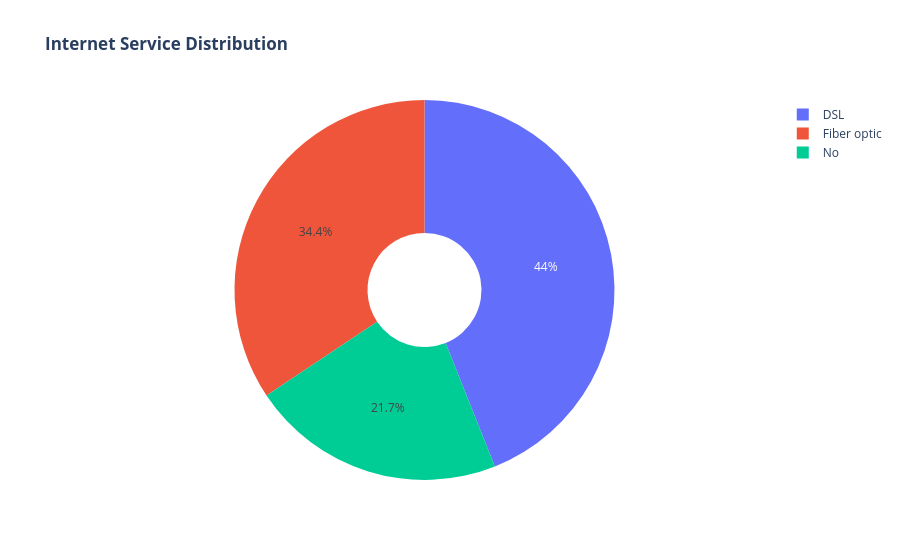
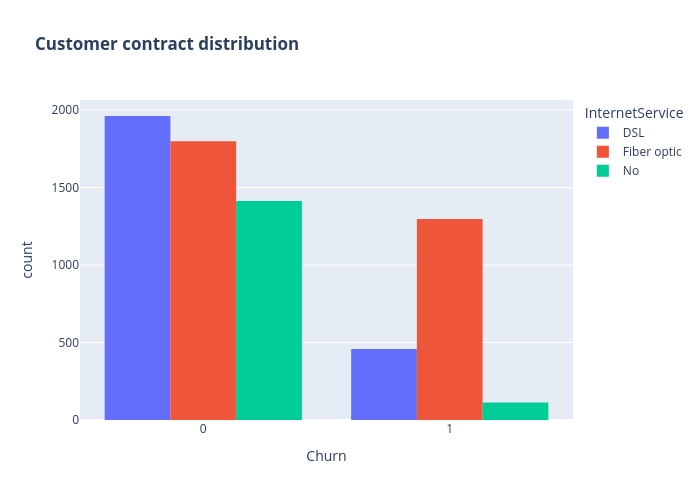

The cell these charts' notebook holds for them, in order:
### Code cell
labels = data_set['InternetService'].unique()
values = data_set['InternetService'].value_counts()

fig = go.Figure(data=[go.Pie(labels=labels, values=values, hole=.3)])
fig.update_layout(title_text="<b>Internet Service Distribution</b>")
fig.show()
fig = px.histogram(data_set, x="Churn", color = "InternetService", barmode = "group", title = "<b>Customer contract distribution<b>")
fig.update_layout(width=700, height=500, bargap=0.2)
fig.show()

### Figure 1 — Plotly figure (JSON) as saved in the notebook; plotly's stock layout.template omitted (floating-point values rounded to 4 significant figures)
{"data": [{"hole": 0.3, "labels": ["DSL", "Fiber optic", "No"], "type": "pie", "values": [3096, 2421, 1526]}], "layout": {"title": {"text": "<b>Internet Service Distribution</b>"}}}

### Figure 2 — Plotly figure (JSON) as saved in the notebook; plotly's stock layout.template omitted (floating-point values rounded to 4 significant figures; data arrays with more than 128 entries replaced by an {"elided": "..."} marker saying what was removed)
{"data": [{"alignmentgroup": "True", "bingroup": "x", "hovertemplate": "InternetService=DSL<br>Churn=%{x}<br>count=%{y}<extra></extra>", "legendgroup": "DSL", "marker": {"color": "#636efa", "pattern": {"shape": ""}}, "name": "DSL", "offsetgroup": "DSL", "orientation": "v", "showlegend": true, "type": "histogram", "x": {"elided": "2421 int values"}, "xaxis": "x", "yaxis": "y"}, {"alignmentgroup": "True", "bingroup": "x", "hovertemplate": "InternetService=Fiber optic<br>Churn=%{x}<br>count=%{y}<extra></extra>", "legendgroup": "Fiber optic", "marker": {"color": "#EF553B", "pattern": {"shape": ""}}, "name": "Fiber optic", "offsetgroup": "Fiber optic", "orientation": "v", "showlegend": true, "type": "histogram", "x": {"elided": "3096 int values"}, "xaxis": "x", "yaxis": "y"}, {"alignmentgroup": "True", "bingroup": "x", "hovertemplate": "InternetService=No<br>Churn=%{x}<br>count=%{y}<extra></extra>", "legendgroup": "No", "marker": {"color": "#00cc96", "pattern": {"shape": ""}}, "name": "No", "offsetgroup": "No", "orientation": "v", "showlegend": true, "type": "histogram", "x": {"elided": "1526 int values"}, "xaxis": "x", "yaxis": "y"}], "layout": {"bargap": 0.2, "barmode": "group", "height": 500, "legend": {"title": {"text": "InternetService"}, "tracegroupgap": 0}, "title": {"text": "<b>Customer contract distribution<b>"}, "width": 700, "xaxis": {"anchor": "y", "domain": [0, 1], "title": {"text": "Churn"}}, "yaxis": {"anchor": "x", "domain": [0, 1], "title": {"text": "count"}}}}
